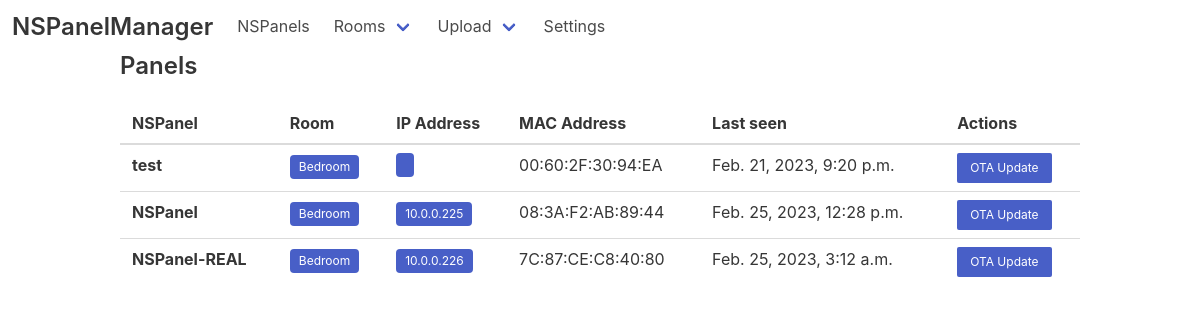
Before: / with the older database file.
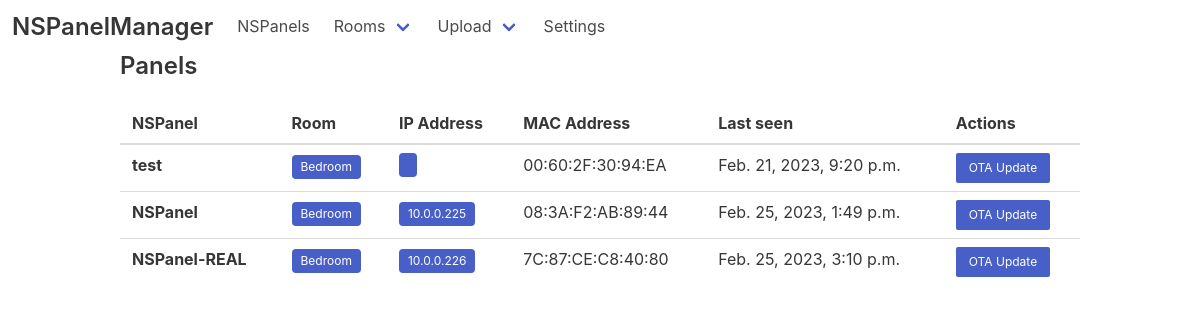
After: the same page with the newer database file.
### web/models.py (models this page shows)
class NSPanel(models.Model):
    mac_address = models.CharField(max_length=17)
    friendly_name = models.CharField(max_length=100)
    last_seen = models.DateTimeField(default=django.utils.timezone.now)
    ip_address = models.CharField(max_length=15, default="")
    version = models.CharField(max_length=15, default="")
    room = models.ForeignKey(Room, on_delete=models.CASCADE)

class Room(models.Model):
    friendly_name = models.CharField(max_length=30)

### web/views.py (the view)
# urls.py: path('', views.index, name='index'),
def index(request):
    return render(request, 'index.html', {'nspanels': NSPanel.objects.all()})

### web/templates/index.html (shortened to what this page needs)
{% extends 'base.html' %}
{% block head %}
{% load static %}
{% endblock %}
{% block content %}
<h2 class="title is-4">Panels</h2>
<table class="table is-fullwidth is-hoverable">
    <thead>
        <tr>
            <th>NSPanel</th>
            <th>Room</th>
            <th>IP Address</th>
            <th>MAC Address</th>
            <th>Last seen</th>
            <th>Actions</th>
        </tr>
    </thead>
    <tbody>
        {% for nspanel in nspanels %}
        <tr>
            <th>{{ nspanel.friendly_name }}</th>
            <td><a href="{% url 'edit_room' room_id=nspanel.room.id %}"><span class="tag is-link">
                        {{ nspanel.room.friendly_name }}</span></a>
            </td>
            <td>
                <a href="http://{{ nspanel.ip_address }}" target="_blank"><span class="tag is-link">
                        {{ nspanel.ip_address }}</span></a>
            </td>
            <td>{{ nspanel.mac_address }}</td>
            <td>{{ nspanel.last_seen }}</td>
            <td><button type="button" class="button is-link is-small"
                    onclick="startNSPanelOtaUpdate('{{ nspanel.ip_address }}');">OTA Update</button></td>
        </tr>
        {% endfor %}
    </tbody>
</table>
{% endblock %}

Changed rows visible on the page:
changed NSPanel "NSPanel": last_seen "Feb. 25, 2023, 12:28 p.m." → "Feb. 25, 2023, 1:49 p.m."
changed NSPanel "NSPanel-REAL": last_seen "Feb. 25, 2023, 3:12 a.m." → "Feb. 25, 2023, 3:10 p.m."
